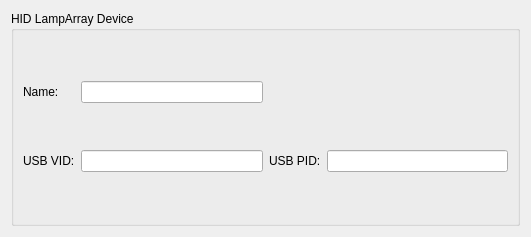
<?xml version="1.0" encoding="UTF-8"?>
<ui version="4.0">
 <class>LampArraySettingsEntry</class>
 <widget class="QWidget" name="LampArraySettingsEntry">
  <property name="geometry">
   <rect>
    <x>0</x>
    <y>0</y>
    <width>531</width>
    <height>237</height>
   </rect>
  </property>
  <property name="sizePolicy">
   <sizepolicy hsizetype="Expanding" vsizetype="Expanding">
    <horstretch>0</horstretch>
    <verstretch>0</verstretch>
   </sizepolicy>
  </property>
  <property name="windowTitle">
   <string notr="true"> HID LampArray Settings Entry</string>
  </property>
  <layout class="QGridLayout" name="gridLayout">
   <item row="1" column="0" colspan="2">
    <widget class="QGroupBox" name="groupBox">
     <property name="title">
      <string>HID LampArray Device</string>
     </property>
     <layout class="QGridLayout" name="gridLayout_2">
      <item row="2" column="5">
       <widget class="QLineEdit" name="USBPIDEdit"/>
      </item>
      <item row="1" column="3">
       <widget class="QLineEdit" name="NameEdit"/>
      </item>
      <item row="1" column="0">
       <widget class="QLabel" name="NameLabel">
        <property name="text">
         <string>Name:</string>
        </property>
       </widget>
      </item>
      <item row="2" column="3">
       <widget class="QLineEdit" name="USBVIDEdit"/>
      </item>
      <item row="2" column="4">
       <widget class="QLabel" name="USBPIDLabel">
        <property name="text">
         <string>USB PID:</string>
        </property>
       </widget>
      </item>
      <item row="2" column="0">
       <widget class="QLabel" name="USBVIDLabel">
        <property name="text">
         <string>USB VID:</string>
        </property>
       </widget>
      </item>
     </layout>
    </widget>
   </item>
  </layout>
 </widget>
 <tabstops>
  <tabstop>NameEdit</tabstop>
  <tabstop>USBVIDEdit</tabstop>
  <tabstop>USBPIDEdit</tabstop>
 </tabstops>
 <resources/>
 <connections/>
</ui>
